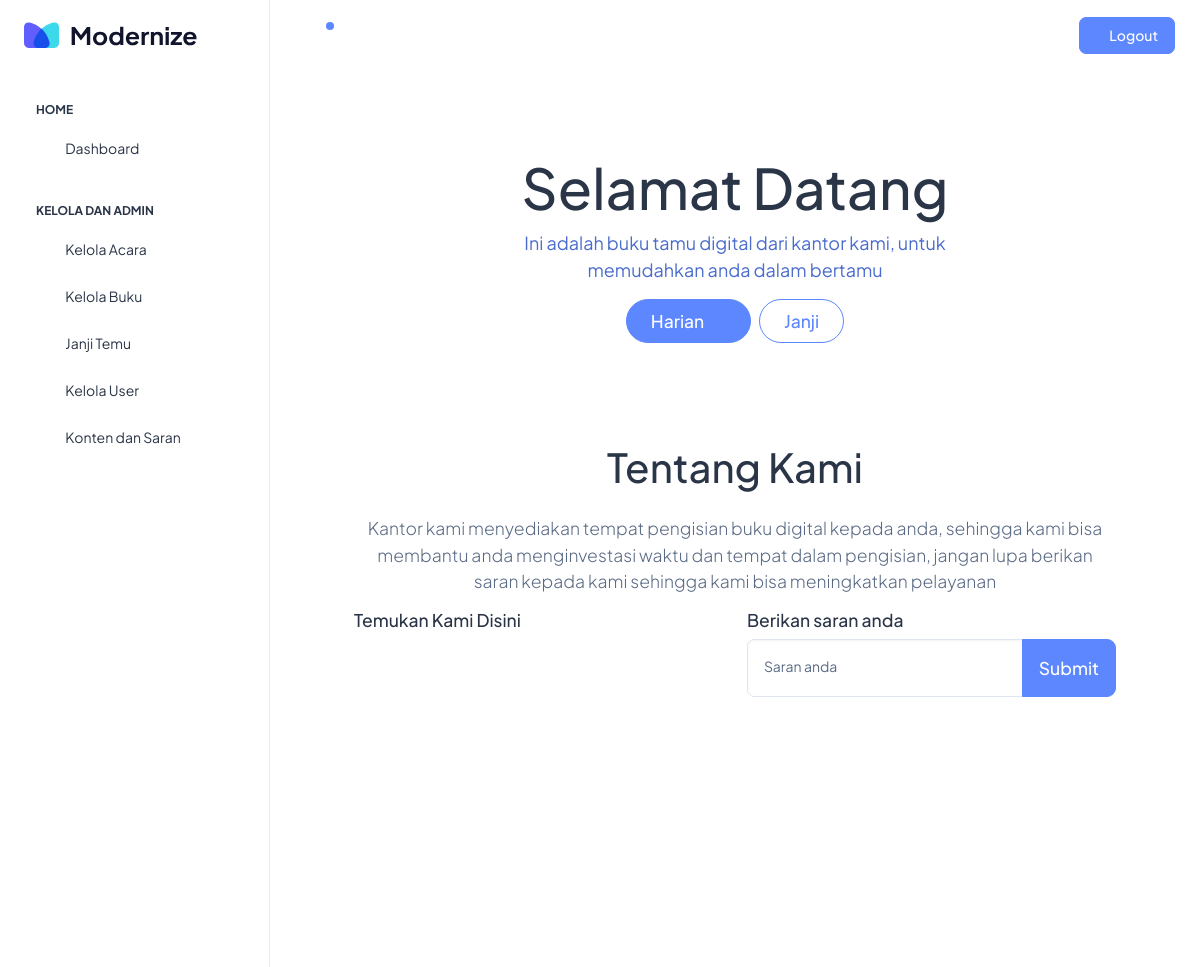
/index.php/tamu, run on the app's committed database.
### tables this page shows
CREATE TABLE `konten` (
  `id` int(11) NOT NULL,
  `nama_kantor` varchar(100) NOT NULL,
  `alamat_kantor` varchar(100) NOT NULL,
  `no_hp` varchar(100) NOT NULL,
  `fax` varchar(100) NOT NULL,
  `tentang` text NOT NULL,
  `about` text NOT NULL
);

### application/controllers/Tamu.php (called while the page is built, shortened)
<?php
class Tamu extends CI_Controller
{
  public function __construct()
  {
    $this->load->model('Bukutamu_model');
    $this->load->model('Janji_model');
    $this->load->model('Acara_model');
    $this->load->model('Konten_model');
    $this->load->model('Saran_model');
    $this->load->model('Tamuacara_model');
  }
  public function index()
  {
    $data['user'] = $this->db->get_where('user', ['email' => $this->session->userdata('email')])->row_array();
    $data['konten'] = $this->Konten_model->getById(1);
    $this->load->view('layout/header', $data);
    $this->load->view('tamu/indexTamu', $data);
    $this->load->view('layout/footer');
  }
}

### index.php (called while the page is built, shortened)
<?php
require_once BASEPATH.'core/CodeIgniter.php';

### application/models/Konten_model.php (called while the page is built, shortened)
<?php
class Konten_model extends CI_Model
{
  public $table = 'konten';
  public $id = 'konten.id';
  public function getById($id)
  {
    $this->db->from($this->table);
    $this->db->where($this->id, $id);
    $query = $this->db->get();
    return $query->row_array();
  }
}

### application/views/tamu/indexTamu.php (the view, shortened to what this page needs)
<div class="container-fluid">
    <div class="container my-0">
        <div class="p-5 text-center rounded-3 text-primary-emphasis">
            <h1 class="display-4 fw-bold">Selamat Datang</h1>
            <p class="col-lg-8 mx-auto fs-5">
                <?= $konten['tentang']; ?>
            </p>
            <div class="d-inline-flex gap-2">
                <a href="<?= base_url('tamu/harian'); ?>"
                    class="d-inline-flex align-items-center btn btn-primary btn-lg px-4 rounded-pill">
                    Harian<i class="ms-2 ti ti-arrow-right"></i>
                </a>
                <a href="<?= base_url('tamu/janji'); ?>" class="btn btn-outline-primary btn-lg px-4 rounded-pill">
                    Janji
                </a>
            </div>
        </div>
    </div>
    <div class="p-5 rounded-3">
        <div class="container-fluid py-1">
            <h1 class="display-6 fw-bold text-center mb-4">Tentang Kami</h1>
            <p class="col-md-12 text-center lead">
                <?= $konten['about']; ?>
            </p>
            <div class="row">
                <div class="col-lg-6 mx-auto">
                    <p class="h5">Temukan Kami Disini</p>
                    <iframe
                        src="https://www.google.com/maps/embed?pb=!1m18!1m12!1m3!1d3989.6504217723855!2d101.43409777472353!3d0.5256371994692173!2m3!1f0!2f0!3f0!3m2!1i1024!2i768!4f13.1!3m3!1m2!1s0x31d5ac0860e1ad29%3A0x75cca9d9aeab2894!2sRumah%20Sakit%20Islam%20Ibnu%20Sina%20Pekanbaru!5e0!3m2!1sen!2sid!4v1704642857779!5m2!1sen!2sid"
                        width="400" height="300" style="border:0;" allowfullscreen="" loading="lazy"
></iframe>
                </div>
                <div class="col-lg-6 mx-auto">
                    <p class="h5">Berikan saran anda</p>
                    <form action="<?= base_url('tamu/insertSaran'); ?>" method="post">
                        <div class="input-group mb-3">
                            <div class="form-floating">
                                <input type="text" class="form-control" id="saran" placeholder="Saran" name="isi">
                                <label for="saran">Saran anda</label>
                            </div>
                            <button class="btn btn-primary btn-lg" type="submit">Submit</button>
                        </div>
                    </form>
                </div>
            </div>
        </div>
    </div>
</div>

### data on the page
konten: tentang "Ini adalah buku tamu digital dari kantor kami, untuk memudahkan anda dalam bertamu", about "Kantor kami menyediakan tempat pengisian buku digital kepada anda, sehingga kami bisa membantu anda menginvestasi waktu dan tempat dalam pengisian, jangan lupa berikan saran kepada kami sehingga kami bisa meningkatkan pelayanan"
